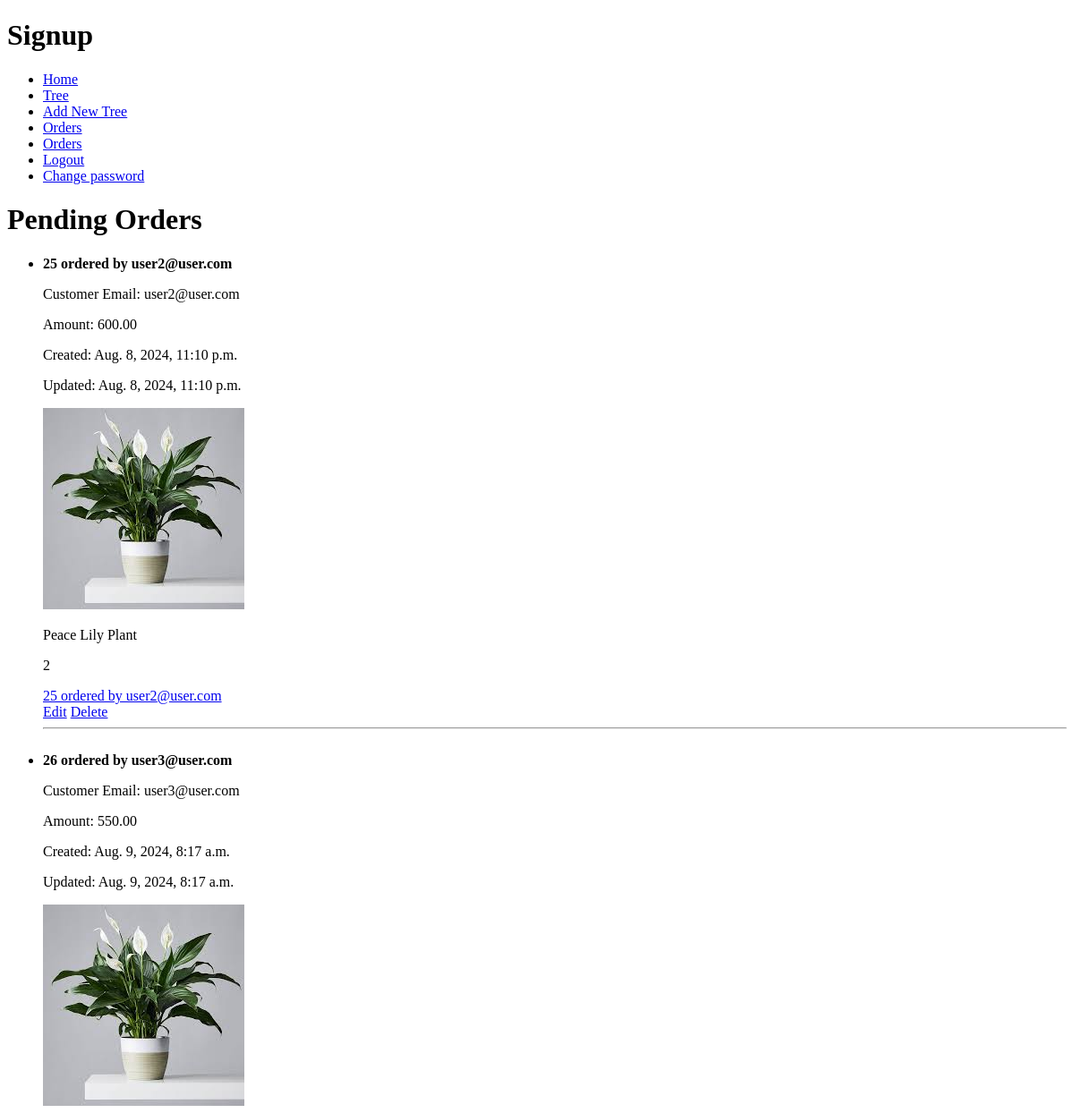
Before: /orders (signed in, upper part) with the older database file.
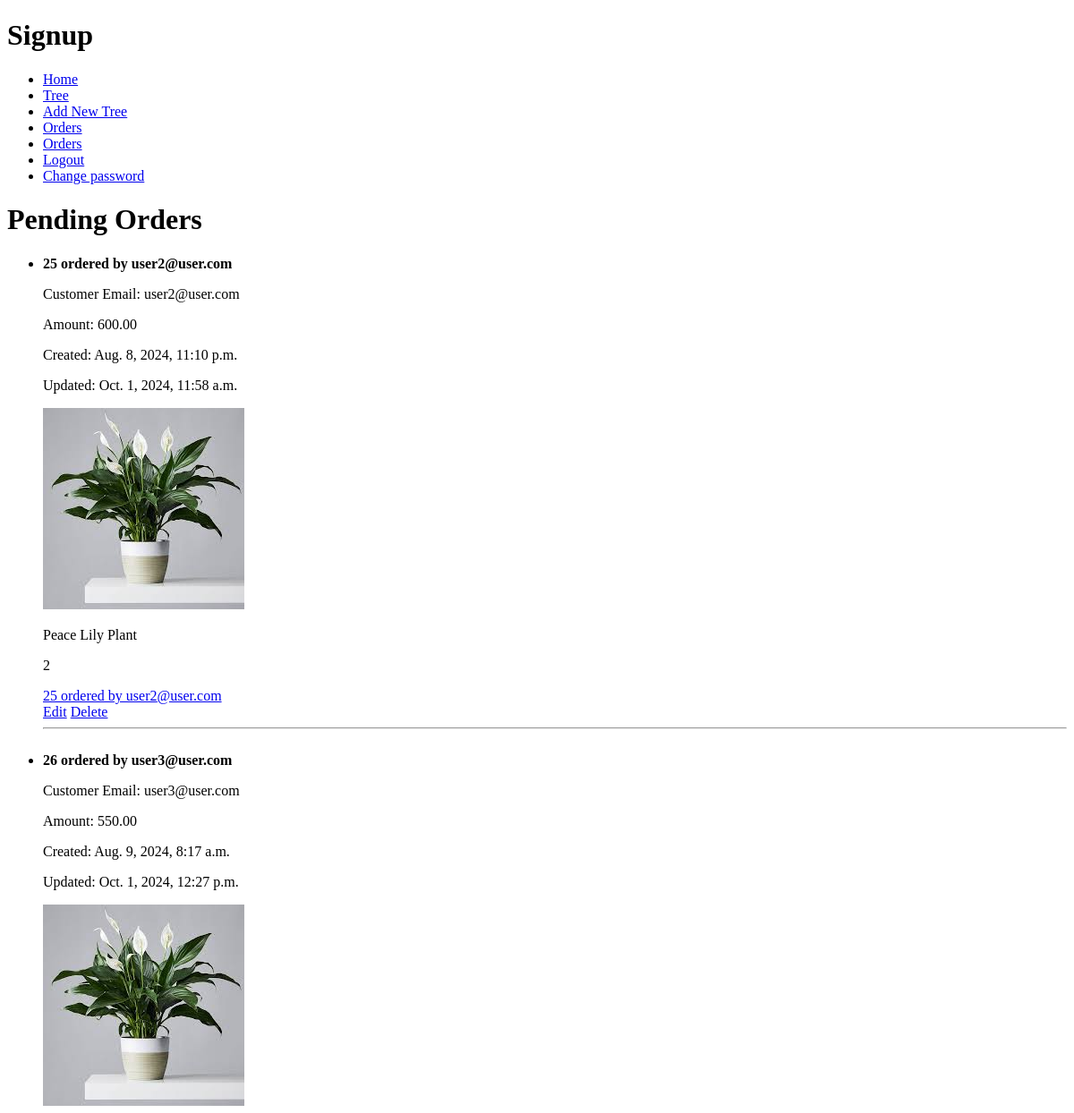
After: the same page with the newer database file.
### tree/models.py (models this page shows, shortened)
class Order(models.Model):
    STATUS = [
        ('Ongoing', 'Ongoing'),
        ('Shipped', 'Shipped'),
        ('Delivered', 'Delivered'),
        ('Cancelled', 'Cancelled')
    ]
    user = models.ForeignKey(User, on_delete=models.CASCADE, blank=True, null=True)
    items = models.ManyToManyField(OrderItem, blank=True, null=True)
    created_at = models.DateTimeField(auto_now_add=True, blank=True, null=True)
    updated_at = models.DateTimeField(auto_now=True, blank=True, null=True)
    is_paid = models.BooleanField(default=False, blank=True, null=True)
    status= models.CharField(max_length=20, null=True, blank=True, default="Ongoing", choices=STATUS)
    delivery_address = models.CharField(max_length=100, blank=True, null=True)
    price = models.DecimalField(max_digits=10, decimal_places=2, blank= True, null= True)
    name= models.CharField(max_length=250, default="", null=True, blank= True)

### tree/views.py (the view)
# urls.py: path('orders', views.order_list, name='order_list'),
@login_required
@staff_access_only()
def order_list(request):
    pending_orders = Order.objects.exclude(status ='Delivered')
    payment_update = Order.objects.filter(is_paid = False, status='Delivered')
    completed_orders = Order.objects.filter(is_paid = True, status='Delivered')
    context = {
       'pending_orders':pending_orders,
       'payment_update':payment_update,
       'completed_orders':completed_orders,
    }
    return render(request, 'admin/orders.html', context)

### tree/templates/admin/orders.html (shortened to what this page needs)
{% extends "tree/main.html" %}
{% load static %}
{% block content %}
<h1>Pending Orders</h1>
<ul>
    {% for orders in pending_orders %}
        <li>
            <strong>{{orders.name}}</strong>
            <br>
            <p>Customer Email: {{orders.user}} </p>
            <p>Amount: {{orders.price}} </p>
            <p>Created: {{orders.created_at}} </p>
            <p>Updated: {{orders.updated_at}} </p>
            {% for tree in  orders.items.all %}
            <img src="{% static tree.tree.image.url %}" alt="{{ tree.name }}">
            <p>{{tree.tree.name}} </p>
            <p>{{tree.quantity}} </p>
            {% endfor %}
            <a href="{% url 'orders_update' orders.pk %}">{{ orders.name }}</a>
            <br>
            <a href="{% url 'orders_update' orders.pk %}">Edit</a>
            <a href="{% url 'order_delete' orders.pk %}">Delete</a>
            <hr>
        </li>
        <br>
    {% endfor %}
</ul>
{% endblock  %}

Changed rows visible on the page:
changed Order "25 ordered by user2@user.com": updated_at "Aug. 8, 2024, 11:10 p.m." → "Oct. 1, 2024, 11:58 a.m."
changed Order "26 ordered by user3@user.com": updated_at "Aug. 9, 2024, 8:17 a.m." → "Oct. 1, 2024, 12:27 p.m."
